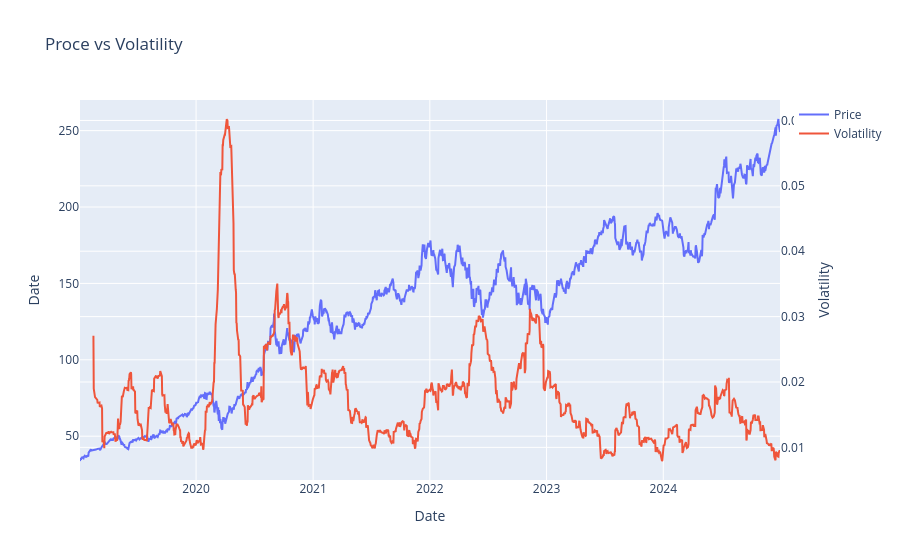

This figure's notebook cell:
### Code cell
import plotly.graph_objects as go
fig=go.Figure()
fig.add_trace(go.Scatter(
    x=ap_data.index,
    y=ap_data['Close'],
    mode='lines',
    name='Price',
))

fig.add_trace(go.Scatter(
    x=ap_data.index,
    y=ap_data['Volatilty_30'],
    mode='lines',
    name='Volatility', 
    yaxis='y2',
))

fig.update_layout(
    title='Proce vs Volatility',
    
    xaxis=dict(title='Date'),
    
     yaxis=dict(title='Date',side='left'),
    
    yaxis2=dict(title='Volatility',
                 overlaying='y',
                 side='right')
    )

fig.show()

### Figure 1 — Plotly figure (JSON) as saved in the notebook; plotly's stock layout.template omitted (floating-point values rounded to 4 significant figures; data arrays with more than 128 entries replaced by an {"elided": "..."} marker saying what was removed)
{"data": [{"mode": "lines", "name": "Price", "type": "scatter", "x": {"elided": "1509 str values"}, "y": {"elided": "1509 float values"}}, {"mode": "lines", "name": "Volatility", "type": "scatter", "x": {"elided": "1509 str values"}, "y": {"elided": "1509 float values"}, "yaxis": "y2"}], "layout": {"title": {"text": "Proce vs Volatility"}, "xaxis": {"title": {"text": "Date"}}, "yaxis": {"side": "left", "title": {"text": "Date"}}, "yaxis2": {"overlaying": "y", "side": "right", "title": {"text": "Volatility"}}}}
